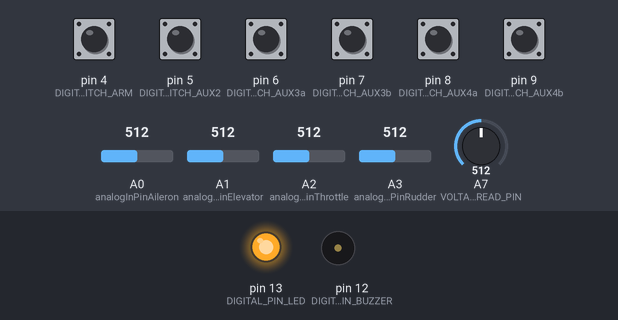
The sketch below on a simulated Arduino Nano, built with avr-gcc and run on an emulated ATmega328P. Parts: output pins drawn as LEDs (lit = HIGH), buzzer (waves = sounding). Dashed ring = blinking. Inputs (shaded band) come from the test bench; at power-on: pin 4 (DIGITAL_PIN_SWITCH_ARM), pin 5 (DIGITAL_PIN_SWITCH_AUX2), pin 6 (DIGITAL_PIN_SWITCH_AUX3a), pin 7 (DIGITAL_PIN_SWITCH_AUX3b), pin 8 (DIGITAL_PIN_SWITCH_AUX4a), pin 9 (DIGITAL_PIN_SWITCH_AUX4b) HIGH, A7 (VOLTAGE_READ_PIN) = 512, A0 (analogInPinAileron) = 512, A1 (analogInPinElevator) = 512, A2 (analogInPinThrottle) = 512, A3 (analogInPinRudder) = 512. What the sketch prints to the serial monitor is not drawn.

Above: at 4.9 s.
5.0 s: A7 (VOLTAGE_READ_PIN) set to 569
6.5 s: A7 (VOLTAGE_READ_PIN) set to 590
At 7.37 s:
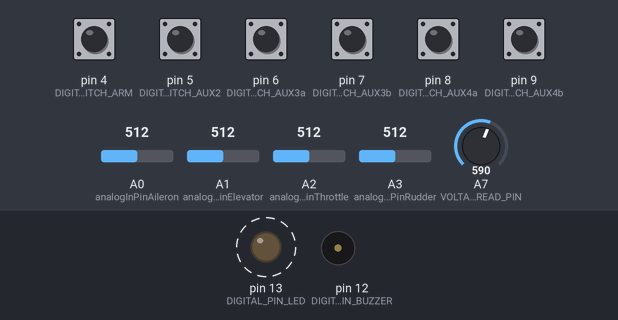
At 11.63 s:
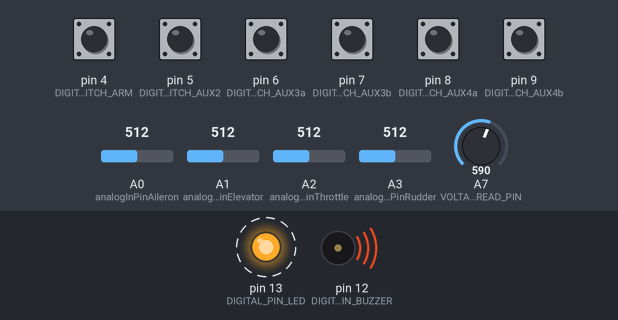
Timing chart, 0 to 19.5 s (numbered marks = the images above; inputs shaded):
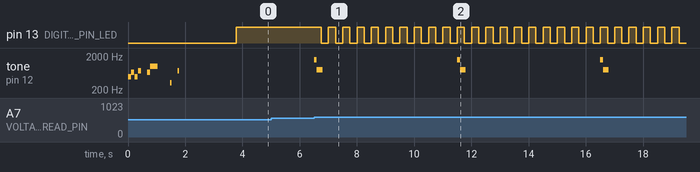

The sketch:

SimpleTX.ino
```cpp
// (licence header left out)
#include <Arduino.h>
#include <NonBlockingRtttl.h>
#include "EEPROM.h"
#include "config.h"
#include "crsf.h"
#include "led.h"
#include "tone.h"

//#define DEBUG // if not commented out, Serial.print() is active! For debugging only!!
//#define GIMBAL_CALIBRATION // if not commented out, Serial.print() is active! For debugging only!!

int Aileron_value = 0; // values read from the pot
int Elevator_value = 0;
int Throttle_value = 0;
int Rudder_value = 0;
int previous_throttle = 191;

int loopCount = 0; // for ELRS seeting

// 1 bit
int AUX1_Arm = 0; // switch values read from the digital pin

// 1 bit
int AUX2_value = 0;

// 2 bits
int AUX3a_value = 0;
int AUX3b_value = 0;

// 2 bits
int AUX4a_value = 0;
int AUX4b_value = 0;


float batteryVoltage;

int currentPktRate = 0;
int currentPower = 0;
int currentDynamic = 0;
int currentSetting = 0;
int stickMoved = 0;
int stickInt = 0;
uint32_t stickMovedMillis = 0;

uint32_t currentMillis = 0;

uint8_t crsfPacket[CRSF_PACKET_SIZE];
uint8_t crsfCmdPacket[CRSF_CMD_PACKET_SIZE];
int16_t rcChannels[CRSF_MAX_CHANNEL];
uint32_t crsfTime = 0;

CRSF crsfClass;

bool calStatus = false;

// -----------------------------------------------------------------------------------------------------
// Calibration

#define CALIB_MARK      0x55
#define CALIB_MARK_ADDR 0x00
#define CALIB_VAL_ADDR  CALIB_MARK_ADDR + 1

#define CALIB_CNT       5       // times of switch on/off
#define CALIB_CENT_TMO  5000    //ms
#define CALIB_TMO       20000   // ms
int     cal_reset = 0 ;

struct CalibValues {
  int aileronMin;
  int aileronMax;
  int aileronCenter;
  int elevatorMin;
  int elevatorMax;
  int elevatorCenter;
  int thrMin;
  int thrMax;
  int rudderMin;
  int rudderMax;
  int rudderCenter;
};

CalibValues calValues;

bool calibrationPresent() {
  return EEPROM.read(CALIB_MARK_ADDR) == CALIB_MARK;
}

void calibrationSave() {
  EEPROM.update(CALIB_MARK_ADDR, CALIB_MARK);
  EEPROM.put(CALIB_VAL_ADDR, calValues);
}

void calibrationLoad() {
  EEPROM.get(CALIB_VAL_ADDR, calValues);
}

void calibrationReset() {
  EEPROM.put(CALIB_MARK_ADDR, (uint8_t)0xFF);
  calValues = {
    .aileronMin     = ANALOG_CUTOFF,
    .aileronMax     = 1023 - ANALOG_CUTOFF,
    .aileronCenter  = 988,
    .elevatorMin    = ANALOG_CUTOFF,
    .elevatorMax    = 1023 - ANALOG_CUTOFF,
    .elevatorCenter = 988,
    .thrMin         = ANALOG_CUTOFF,
    .thrMax         = 1023 - ANALOG_CUTOFF,
    .rudderMin      = ANALOG_CUTOFF,
    .rudderMax      = 1023 - ANALOG_CUTOFF,
    .rudderCenter    = 988,
  };
  EEPROM.put(CALIB_VAL_ADDR, calValues);
}

uint8_t aux2cnt = 0;

unsigned long calibrationTimerStart;

//Flash LED and beep for (times)
void calibrationChirp(uint8_t times) {

  digitalWrite(DIGITAL_PIN_LED, HIGH);
  delay(1000);
  digitalWrite(DIGITAL_PIN_LED, LOW);
  delay(1000);

  for (uint8_t i = 0; i < times; i++) {
#ifdef ACTIVE_BUZZER
    digitalWrite(DIGITAL_PIN_BUZZER, HIGH);
#else
    tone(DIGITAL_PIN_BUZZER, 5000, 100);
#endif
    digitalWrite(DIGITAL_PIN_LED, HIGH);
    delay(100);
#ifdef ACTIVE_BUZZER
    digitalWrite(DIGITAL_PIN_BUZZER, LOW);
#endif
    digitalWrite(DIGITAL_PIN_LED, LOW);
    delay(100);
  }
  digitalWrite(DIGITAL_PIN_LED, LOW);
}

void calibrationCount(int aux1, int aux2) {
  static uint8_t preAux2 = 0;

  // Don't do anything if ARMED
  if (aux1 != 0) {
    aux2cnt = 0;
    preAux2 = 0;
    return;
  }

  else {
    // Start timer window // Arm = DISARMED
    if (aux2cnt == 0) {
      calibrationTimerStart = millis();
    }

    // Timeout
    if (calibrationTimerStart + CALIB_TMO > millis()) {
      aux2cnt = 0;
      preAux2 = 0;
      return;
    }

    // Analyze AUX2 switch, count only one side of the switch
    if (aux2 == 1 && preAux2 == 0) {
      aux2cnt++;
      preAux2 = 1;
    } else if (aux2 == 0 && preAux2 == 1) {
      preAux2 = 0;
    }
  }
}

bool calibrationRequested() {
  //return aux2cnt > CALIB_CNT;
  return calStatus;
}

bool calibrationProcess() {
  aux2cnt = 0;

  //calibrationChirp(2);    // start calibration

  // Reset variables to "centers"

  while (cal_reset < 1) {
    const int centerValue = (1023 - ANALOG_CUTOFF - ANALOG_CUTOFF) / 2;

    calValues.aileronMin     = centerValue;
    calValues.aileronMax     = centerValue;
    calValues.aileronCenter  = centerValue;

    calValues.elevatorMin    = centerValue;
    calValues.elevatorMax    = centerValue;
    calValues.elevatorCenter = centerValue;
    calValues.thrMin         = centerValue;

    calValues.thrMax         = centerValue;
    calValues.rudderMin      = centerValue;
    calValues.rudderMax      = centerValue;
    calValues.rudderCenter   = centerValue;

    cal_reset++;
  }

  currentMillis = millis();

  if (currentMillis < CALIB_CENT_TMO) {
    // A Center
    int val = analogRead(analogInPinAileron);
    calValues.aileronCenter = val;

    // E Center
    val = analogRead(analogInPinElevator);
    calValues.elevatorCenter = val;

    // R Center
    val = analogRead(analogInPinRudder);
    calValues.rudderCenter = val;

    Serial.print("Aileron_Min:");
    Serial.print("Center Stick: AilerCenter:");
    Serial.print(calValues.aileronCenter);
    Serial.print(" ElevatorCenter:");
    Serial.print(calValues.elevatorCenter);
    Serial.print(" RudderCenter:");
    Serial.print(calValues.rudderCenter);
    Serial.println();

  }
  // 15 seconds for moving sticks
  else if (currentMillis > CALIB_CENT_TMO && currentMillis < CALIB_TMO) {
    //while ((calibrationTimerStart + CALIB_TMO ) < millis()) {

    // A Min-Max
    int val = analogRead(analogInPinAileron);
    if (val < calValues.aileronMin) {
      calValues.aileronMin = val;
    }

    if (val > calValues.aileronMax) {
      calValues.aileronMax = val;
    }

    // E Min-Max
    val = analogRead(analogInPinElevator);
    if (val < calValues.elevatorMin) {
      calValues.elevatorMin = val;
    }

    if (val > calValues.elevatorMax) {
      calValues.elevatorMax = val;
    }

    // T Min-Max
    val = analogRead(analogInPinThrottle);
    if (val < calValues.thrMin) {
      calValues.thrMin = val;
    }

    if (val > calValues.thrMax) {
      calValues.thrMax = val;
    }

    // R Min-Max
    val = analogRead(analogInPinRudder);
    if (val < calValues.rudderMin) {
      calValues.rudderMin = val;
    }

    if (val > calValues.rudderMax) {
      calValues.rudderMax = val;
    }

    // Double beep and blink every 500ms
    if (millis() % 500 == 0) {
      // calibrationChirp(2);
    }

    Serial.print("Move stick full range: Aileron_Min:");
    Serial.print(calValues.aileronMin);
    Serial.print(" Max:");
    Serial.print(calValues.aileronMax);

    Serial.print(" ElevatorMin:");
    Serial.print(calValues.elevatorMin);
    Serial.print(" Max:");
    Serial.print(calValues.elevatorMax);

    Serial.print(" RudderMin:");
    Serial.print(calValues.rudderMin);
    Serial.print(" Max:");
    Serial.print(calValues.rudderMax);

    Serial.print(" ThrottleMin:");
    Serial.print(calValues.thrMin);
    Serial.print(" Max:");
    Serial.print(calValues.thrMax);

    Serial.println(); Serial.flush();


  }
  else {
    Serial.println("Calibration Done");
    calibrationSave();
    calStatus = false;
  }
  return true;

}

void calibrationRun(int aux1, int aux2) {
  if (calibrationRequested()) {
    //calibrationReset();
    if (calibrationProcess()) {
      //calibrationSave();
      //calibrationChirp(3);    // ok
      // Serial.println("Calibration OK");
    } else {
      //calibrationReset();
      // calibrationChirp(10);   // error
      Serial.println("Calibration error!");
    }
  } else {
    calibrationCount(aux1, aux2);
  }
}


// -----------------------------------------------------------------------------------------------------

void selectSetting (void)
{
  // startup stick commands (rate/power selection / initiate bind / turn on tx module wifi)
  // Right stick:
  // Up Left - Rate/Power setting 1 (250hz / 100mw / Dynamic)
  // Up Right - Rate/Power setting 2 (50hz / 100mw)
  // Down Left - Start TX bind (for 3.4.2 it is now possible to bind to RX easily). Power cycle after binding
  // Down Right - Start TX module wifi (for firmware update etc)

  if (rcChannels[AILERON] < RC_MIN_COMMAND && rcChannels[ELEVATOR] > RC_MAX_COMMAND) { // Elevator up + aileron left
    currentPktRate = SETTING_1_PktRate;
    currentPower   = SETTING_1_Power;
    currentDynamic = SETTING_1_Dynamic;
    currentSetting = 1;

  } else if (rcChannels[AILERON] > RC_MAX_COMMAND && rcChannels[ELEVATOR] > RC_MAX_COMMAND) { // Elevator up + aileron right
    currentPktRate = SETTING_2_PktRate;
    currentPower   = SETTING_2_Power;
    currentDynamic = SETTING_2_Dynamic;
    currentSetting = 2;

  } else if (rcChannels[AILERON] < RC_MIN_COMMAND && rcChannels[ELEVATOR] < RC_MIN_COMMAND) { // Elevator down + aileron left
    currentSetting = 3;  // Bind

  } else if (rcChannels[AILERON] > RC_MAX_COMMAND && rcChannels[ELEVATOR] < RC_MIN_COMMAND) { // Elevator down + aileron right
    currentSetting = 4;  // TX Wifi

  } else {
    currentSetting = 0;
  }
}


bool checkStickMove (void)
{
  // check if stick moved, warring after 10 minutes
  if (abs(previous_throttle - rcChannels[THROTTLE]) < 30) {
    stickMoved = 0;
    //Serial.println(abs(previous_throttle - rcChannels[THROTTLE]));

  } else {
    previous_throttle = rcChannels[THROTTLE];
    stickMovedMillis = millis();
    stickMoved = 1;
  }

  if (millis() - stickMovedMillis > STICK_ALARM_TIME) {
    // Serial.println((millis() - stickMovedMillis));
    return true;

  } else {
    return false;
  }
}


void setup (void)
{
  // inialize rc data
  for (uint8_t i = 0; i < CRSF_MAX_CHANNEL; i++) {
    rcChannels[i] = CRSF_DIGITAL_CHANNEL_MIN;
  }

  analogReference(EXTERNAL);
  //analogReference(INTERNAL);  // debug only!


  pinMode(DIGITAL_PIN_SWITCH_ARM, INPUT_PULLUP);

  if (DIGITAL_PIN_SWITCH_AUX2 != 0) {
    pinMode(DIGITAL_PIN_SWITCH_AUX2, INPUT_PULLUP);
  }

  if (DIGITAL_PIN_SWITCH_AUX3a != 0) {
    pinMode(DIGITAL_PIN_SWITCH_AUX3a, INPUT_PULLUP);
    pinMode(DIGITAL_PIN_SWITCH_AUX3b, INPUT_PULLUP);
  }

  if (DIGITAL_PIN_SWITCH_AUX4a != 0) {
    pinMode(DIGITAL_PIN_SWITCH_AUX4a, INPUT_PULLUP);
    pinMode(DIGITAL_PIN_SWITCH_AUX4b, INPUT_PULLUP);
  }

  pinMode(DIGITAL_PIN_LED, OUTPUT);    // LED

  pinMode(DIGITAL_PIN_BUZZER, OUTPUT); // BUZZER

#ifdef PASSIVE_BUZZER
  digitalWrite(DIGITAL_PIN_BUZZER, LOW); // BUZZER OFF
  rtttl::begin(DIGITAL_PIN_BUZZER, STARTUP_MELODY);
#endif

  // inialize voltage:
  batteryVoltage = 0.0;

#ifdef PASSIVE_BUZZER
  while ( !rtttl::done() ) {
    rtttl::play();
  }
  delay(2000); // Give enough time for uploading firmware (2 seconds)
#else
  // passive buzzer, no startup tone
  delay(2000); // Give enough time for uploading firmware (2 seconds)
  // digitalWrite(DIGITAL_PIN_BUZZER, HIGH); //BUZZER OFF
#endif

#ifdef DEBUG
  Serial.begin(115200);
#else
  crsfClass.begin();
#endif

#ifdef GIMBAL_CALIBRATION
  Serial.begin(115200);
  //calibrationReset();
  calStatus = true;
  Serial.println("Start Calibration");
#endif

  digitalWrite(DIGITAL_PIN_LED, HIGH); // LED ON

  //calibrationReset();
  calibrationLoad();
}


void loop (void)
{
  // melody player needs to be first in the loop in order to play correctly.
  rtttl::play();

#ifdef GIMBAL_CALIBRATION
  if (calStatus ) {
    calibrationRun(AUX1_Arm, AUX2_value);
  }
#endif
  uint32_t currentMicros = micros();

  // Read Voltage
  batteryVoltage = analogRead(VOLTAGE_READ_PIN) / VOLTAGE_SCALE; // 98.5
#ifdef DEBUG1
  Serial.print("batteryVoltage:");
  Serial.print(batteryVoltage);
  Serial.print("v ");
#endif

  if (batteryVoltage < WARNING_VOLTAGE && batteryVoltage >= BEEPING_VOLTAGE) {
    blinkLED(DIGITAL_PIN_LED, 500);

  } else if (batteryVoltage < BEEPING_VOLTAGE && batteryVoltage >= ON_USB) {
    blinkLED(DIGITAL_PIN_LED, 250);
    playingTones(2);

  } else if (currentSetting == 3) {
    blinkLED(DIGITAL_PIN_LED, 100);  // Bind (fast flash)

  } else if (currentSetting == 4) {
    blinkLED(DIGITAL_PIN_LED, 1000); // Wifi (slow flash)
  }

  if (checkStickMove() == true) {
    blinkLED(DIGITAL_PIN_LED, 100);
    playingTones(5);
  }
#ifdef PASSIVE_BUZZER
  else { // Stop the stick warning tone if you move the sticks
    if ( rtttl::isPlaying() ) {
      rtttl::stop();
    }
  }
#endif

  /*
     Handle analog input
  */
  // constrain to avoid overflow
  int analogVal = analogRead(analogInPinAileron);
  if (analogVal <= calValues.aileronCenter) {
    Aileron_value = map(analogVal, calValues.aileronMin,   calValues.aileronCenter, ADC_MIN, ADC_MID);
  } else {
    Aileron_value = map(analogVal, calValues.aileronCenter,   calValues.aileronMax, ADC_MID + 1, ADC_MAX);
  }

  analogVal = analogRead(analogInPinElevator);
  if (analogVal <= calValues.elevatorCenter) {
    Elevator_value = map(analogVal, calValues.elevatorMin,   calValues.elevatorCenter, ADC_MIN, ADC_MID);
  } else {
    Elevator_value = map(analogVal, calValues.elevatorCenter,   calValues.elevatorMax, ADC_MID + 1, ADC_MAX);
  }

  analogVal = analogRead(analogInPinThrottle);
  Throttle_value = map(analogVal, calValues.thrMax, calValues.thrMin, ADC_MIN, ADC_MAX);

  analogVal = analogRead(analogInPinRudder);
  if (analogVal <= calValues.rudderCenter) {
    Rudder_value = map(analogVal, calValues.rudderMin,   calValues.rudderCenter, ADC_MIN, ADC_MID);
  } else {
    Rudder_value = map(analogVal, calValues.rudderCenter,   calValues.rudderMax, ADC_MID + 1, ADC_MAX);
  }


  // Constrain value to avoid overflow
  Aileron_value  = constrain(Aileron_value,  ADC_MIN, ADC_MAX);
  Elevator_value = constrain(Elevator_value, ADC_MIN, ADC_MAX);
  Throttle_value = constrain(Throttle_value, ADC_MIN, ADC_MAX);
  Rudder_value   = constrain(Rudder_value,   ADC_MIN, ADC_MAX);


  // Handle reversed (upside down) joysticks
  if (Is_Aileron_Reverse == 1) {
    Aileron_value  = 1023 - Aileron_value;
  }

  if (Is_Elevator_Reverse == 1) {
    Elevator_value = 1023 - Elevator_value;
  }

  if (Is_Throttle_Reverse == 1) {
    Throttle_value = 1023 - Throttle_value;
  }

  if (Is_Rudder_Reverse == 1) {
    Rudder_value   = 1023 - Rudder_value;
  }


  rcChannels[AILERON]   = map(Aileron_value,  ADC_MIN, ADC_MAX, CRSF_DIGITAL_CHANNEL_MIN, CRSF_DIGITAL_CHANNEL_MAX);
  rcChannels[ELEVATOR]  = map(Elevator_value, ADC_MIN, ADC_MAX, CRSF_DIGITAL_CHANNEL_MIN, CRSF_DIGITAL_CHANNEL_MAX);
  rcChannels[THROTTLE]  = map(Throttle_value, ADC_MIN, ADC_MAX, CRSF_DIGITAL_CHANNEL_MIN, CRSF_DIGITAL_CHANNEL_MAX);
  rcChannels[RUDDER]    = map(Rudder_value,   ADC_MIN, ADC_MAX, CRSF_DIGITAL_CHANNEL_MIN, CRSF_DIGITAL_CHANNEL_MAX);

  //
  // Handle digital inputs
  //

  // arm-switch (in elrs) is mandatory
  // 2pos
  AUX1_Arm = digitalRead(DIGITAL_PIN_SWITCH_ARM);


  //
  // other switches are optional
  //

  // 2pos
  if (DIGITAL_PIN_SWITCH_AUX2 != 0) {
    AUX2_value = digitalRead(DIGITAL_PIN_SWITCH_AUX2);
  }

  // 3pos
  if (DIGITAL_PIN_SWITCH_AUX3a != 0) {
    AUX3a_value = digitalRead(DIGITAL_PIN_SWITCH_AUX3a);
    AUX3b_value = digitalRead(DIGITAL_PIN_SWITCH_AUX3b);
  }

  // 3pos
  if (DIGITAL_PIN_SWITCH_AUX4a != 0) {
    AUX4a_value = digitalRead(DIGITAL_PIN_SWITCH_AUX4a);
    AUX4b_value = digitalRead(DIGITAL_PIN_SWITCH_AUX4b);
  }


  //
  // Aux Channels
  //

  // 2 pos
  rcChannels[AUX1] = (AUX1_Arm == 1) ? CRSF_DIGITAL_CHANNEL_MIN : CRSF_DIGITAL_CHANNEL_MAX;

  // 2 pos
  if (DIGITAL_PIN_SWITCH_AUX2 != 0) {
    rcChannels[AUX2] = (AUX2_value == 1) ? CRSF_DIGITAL_CHANNEL_MIN : CRSF_DIGITAL_CHANNEL_MAX;
  }


  // 3 pos
  if (DIGITAL_PIN_SWITCH_AUX3a != 0) {

    if ( (AUX3a_value == 0) && (AUX3b_value == 0) ) {
      rcChannels[AUX3] = CRSF_DIGITAL_CHANNEL_MIN;

    } else if ( (AUX3a_value == 1) && (AUX3b_value == 1) ) {
      rcChannels[AUX3] = CRSF_DIGITAL_CHANNEL_MAX;

    } else {
      rcChannels[AUX3] = (CRSF_DIGITAL_CHANNEL_MIN + CRSF_DIGITAL_CHANNEL_MAX) / 2; // midpoint
    }
  }

  // 3pos
  if (DIGITAL_PIN_SWITCH_AUX4a != 0) {
    // 3pos
    if ( (AUX4a_value == 0) && (AUX4b_value == 0) ) {
      rcChannels[AUX4] = CRSF_DIGITAL_CHANNEL_MIN;

    } else if ( (AUX4a_value == 1) && (AUX4b_value == 1) ) {
      rcChannels[AUX4] = CRSF_DIGITAL_CHANNEL_MAX;

    } else {
      rcChannels[AUX4] = (CRSF_DIGITAL_CHANNEL_MIN + CRSF_DIGITAL_CHANNEL_MAX) / 2; // midpoint
    }
  }

  if (stickInt == 0) {
    previous_throttle = rcChannels[THROTTLE];
    stickInt = 1;
  }

  if (loopCount == 0) {
    // Check if sticks are held in specific position on startup (bind/wifi/packet rate select)
    selectSetting();
  }


  if (currentMicros > crsfTime) {
#ifdef DEBUG
    //Serial.println("DEBUG");
    Serial.print(" AILERON:");
    Serial.print(rcChannels[AILERON]);

    Serial.print(" ELEVATOR:");
    Serial.print(rcChannels[ELEVATOR] );

    Serial.print(" THROTTLE:");
    Serial.print(rcChannels[THROTTLE]);

    Serial.print(" RUDDER:");
    Serial.print(rcChannels[RUDDER] );

    Serial.print(" stickstatus:");
    Serial.print(stickMoved);

    //Serial.print(" previous_throttle:");
    //Serial.print(previous_throttle);
    Serial.println();
#else
    if (loopCount <= 500) { // repeat 500 packets to build connection to TX module
      // Build commond packet
      crsfClass.crsfPrepareDataPacket(crsfPacket, rcChannels);
      crsfClass.CrsfWritePacket(crsfPacket, CRSF_PACKET_SIZE);
      loopCount++;
    }

    if (loopCount > 500 && loopCount <= 505) { // repeat 5 packets to avoid bad packet, change rate setting

      // Build commond packet
      if (currentSetting == 1 || currentSetting == 2) {
        crsfClass.crsfPrepareCmdPacket(crsfCmdPacket, ELRS_PKT_RATE_COMMAND, currentPktRate);
        crsfClass.CrsfWritePacket(crsfCmdPacket, CRSF_CMD_PACKET_SIZE);

      } else if (currentSetting == 3) {
        crsfClass.crsfPrepareCmdPacket(crsfCmdPacket, ELRS_BIND_COMMAND, ELRS_START_COMMAND);
        crsfClass.CrsfWritePacket(crsfCmdPacket, CRSF_CMD_PACKET_SIZE);

      } else if (currentSetting == 4) {
        crsfClass.crsfPrepareCmdPacket(crsfCmdPacket, ELRS_WIFI_COMMAND, ELRS_START_COMMAND);
        crsfClass.CrsfWritePacket(crsfCmdPacket, CRSF_CMD_PACKET_SIZE);
      }

      loopCount++;

    } else if (loopCount > 505 && loopCount <= 510) { // repeat 5 packets to avoid bad packet, change TX power level
      if (currentSetting == 1 || currentSetting == 2) {
        crsfClass.crsfPrepareCmdPacket(crsfCmdPacket, ELRS_POWER_COMMAND, currentPower);
        crsfClass.CrsfWritePacket(crsfCmdPacket, CRSF_CMD_PACKET_SIZE);
      }

      loopCount++;

    } else if (loopCount > 510 && loopCount <= 515) { // repeat 5 packets to avoid bad packet, change TX dynamic power setting
      if (currentSetting == 1 || currentSetting == 2) {
        crsfClass.crsfPrepareCmdPacket(crsfCmdPacket, ELRS_DYNAMIC_POWER_COMMAND, currentDynamic);
        crsfClass.CrsfWritePacket(crsfCmdPacket, CRSF_CMD_PACKET_SIZE);
      }

      loopCount++;

    } else {
      crsfClass.crsfPrepareDataPacket(crsfPacket, rcChannels);
      crsfClass.CrsfWritePacket(crsfPacket, CRSF_PACKET_SIZE);
    }

#endif
    crsfTime = currentMicros + CRSF_TIME_BETWEEN_FRAMES_US;
  }
}

// end SimpleTX.ino
```

Source omitted: crsf.cpp (6457 bytes), crsf.h (6699 bytes), led.h (1116 bytes), tone.h (3170 bytes), config.h (6434 bytes)

Measured:
- the behaviour switches between 577 and 578 on A7 (VOLTAGE_READ_PIN) (found by bisection; images 0 and 1)
- after the input at 6.5 s, pin 13 (DIGITAL_PIN_LED): alternates HIGH for 0.25 s and LOW for 0.25 s, starting after 0.25 s; tone on pin 12 (DIGITAL_PIN_BUZZER): silent → 1568 Hz at once, then repeats every 5.0 s: 784 Hz 0.20 s, silent 4.7 s, 1568 Hz 0.10 s
